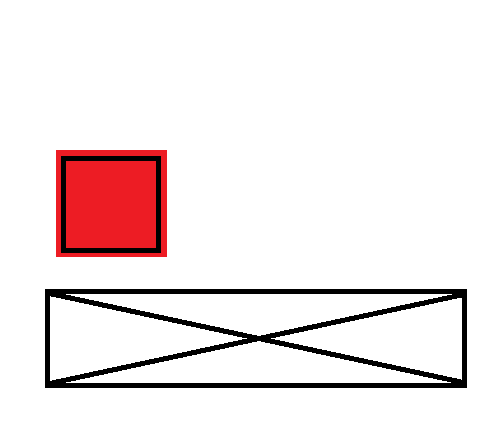
#> input picture Python/html/image.png, 501 x 433 px
$ python code.py
#> lines starting #> are read from the running program, lines starting #| are printed output that depends on the picture; after the words box and inside, x2 and y2 are one past the last pixel; in counts of white or black regions, pixels touching at a corner belong together
# [32 lines of commented-out code are left out]

import cv2
import numpy as np

# Load the input image and convert it to grayscale
input_img = cv2.imread('image.png')
#> input_img is the input picture: shape (433, 501, 3); mean B, G, R 231.8, 231.5, 241.1
gray_img = cv2.cvtColor(input_img, cv2.COLOR_BGR2GRAY)
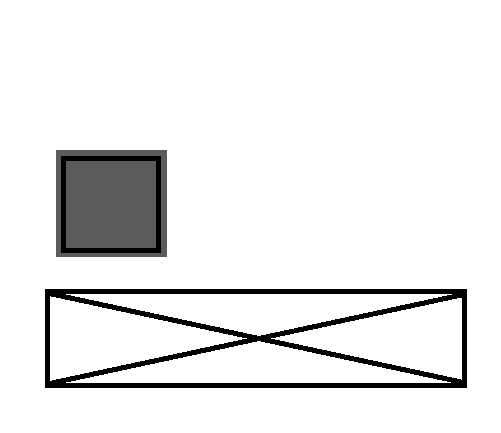
#> gray_img: shape (433, 501); min 0, max 255, mean 234.4

# Apply a threshold to the grayscale image to get a binary image
_, thresh_img = cv2.threshold(gray_img, 127, 255, cv2.THRESH_BINARY)
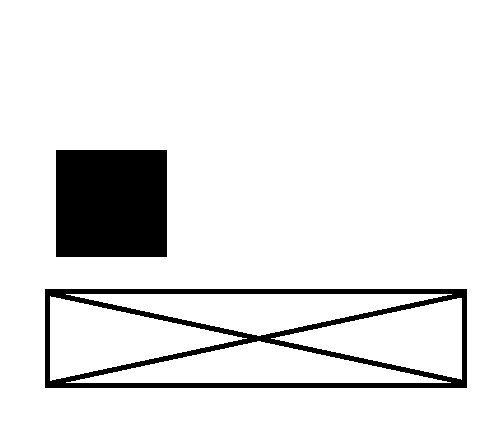
#> thresh_img: shape (433, 501); 90.3% white; 2 black regions

# Find the contours in the binary image
contours, hierarchy = cv2.findContours(thresh_img, cv2.RETR_LIST, cv2.CHAIN_APPROX_SIMPLE)
#> contours = 7 contours; box (x1, y1, x2, y2) and area: (0, 0, 501, 433) 216000, (44, 288, 468, 389) 42298, (55, 149, 168, 258) 12094, (50, 296, 247, 381) 8091, (66, 294, 452, 336) 7799, (66, 341, 451, 383) 7776, (271, 298, 462, 380) 7622
# print("hira",hierarchy)
# print("count",contours)
# Loop through the contours and check if each contour is a rectangle
ct=[]
for contour in contours:
    # print("count",contour)
    approx = cv2.approxPolyDP(contour, 0.01 * cv2.arcLength(contour, True), True)
    print(len(approx))
    if len(approx) == 4:
        print("hk")
        x, y, w, h = cv2.boundingRect(contour)
        ct.append([x,y,w,h])
        cv2.rectangle(input_img, (x, y), (x + w, y + h), (0, 255, 0), 2)
#> this loop made 7 passes
#> (approx, x, y, w, h) on passes 5 to 7: ([[44, 289], [466, 288], [467, 387], [45, 388]], 44, 288, 424, 101), ([[55, 150], [166, 149], [167, 256], [56, 257]], 55, 149, 113, 109), ([[0, 0], [0, 432], [500, 432], [500, 0]], 0, 0, 501, 433)
#> approx on passes 1 to 4: [[66, 382], [450, 382], [260, 341]], [[461, 379], [461, 298], [271, 338]], [[50, 296], [50, 380], [246, 338]], [[66, 294], [257, 335], [451, 294]]
#| 3
#| 3
#| 3
#| 3
#| 4
#| hk
#| 4
#| hk
#| 4
#| hk
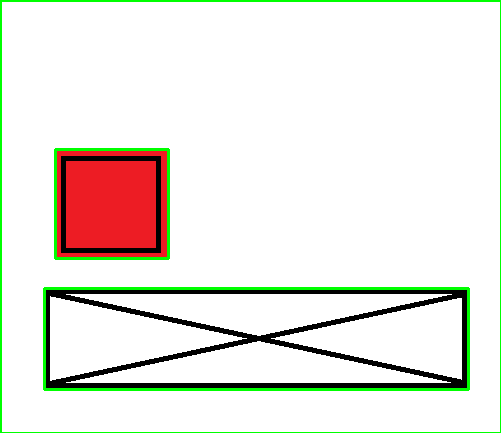
#> input_img: shape (433, 501, 3); 3.35% of pixels changed, all inside (x1, y1, x2, y2) = (0, 0, 501, 433)
#> after the loop, ct = [[44, 288, 424, 101], [55, 149, 113, 109], [0, 0, 501, 433]]
# print(x,y,w,h)
# Display the input image with the detected rectangles
ct.pop(-1)
ct.reverse()
print(ct)
#| [[55, 149, 113, 109], [44, 288, 424, 101]]
cv2.imshow('Detected Rectangles', input_img)
cv2.waitKey(0)
cv2.destroyAllWindows()
